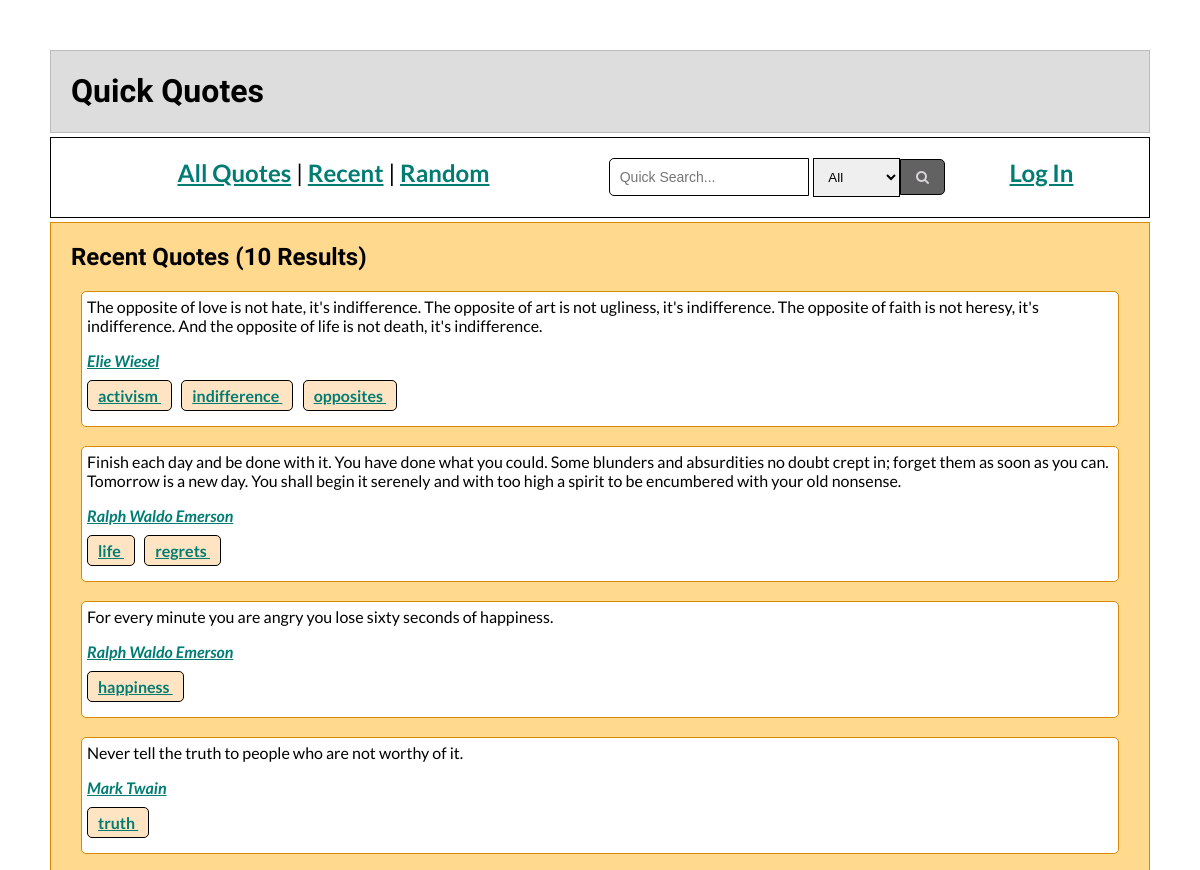
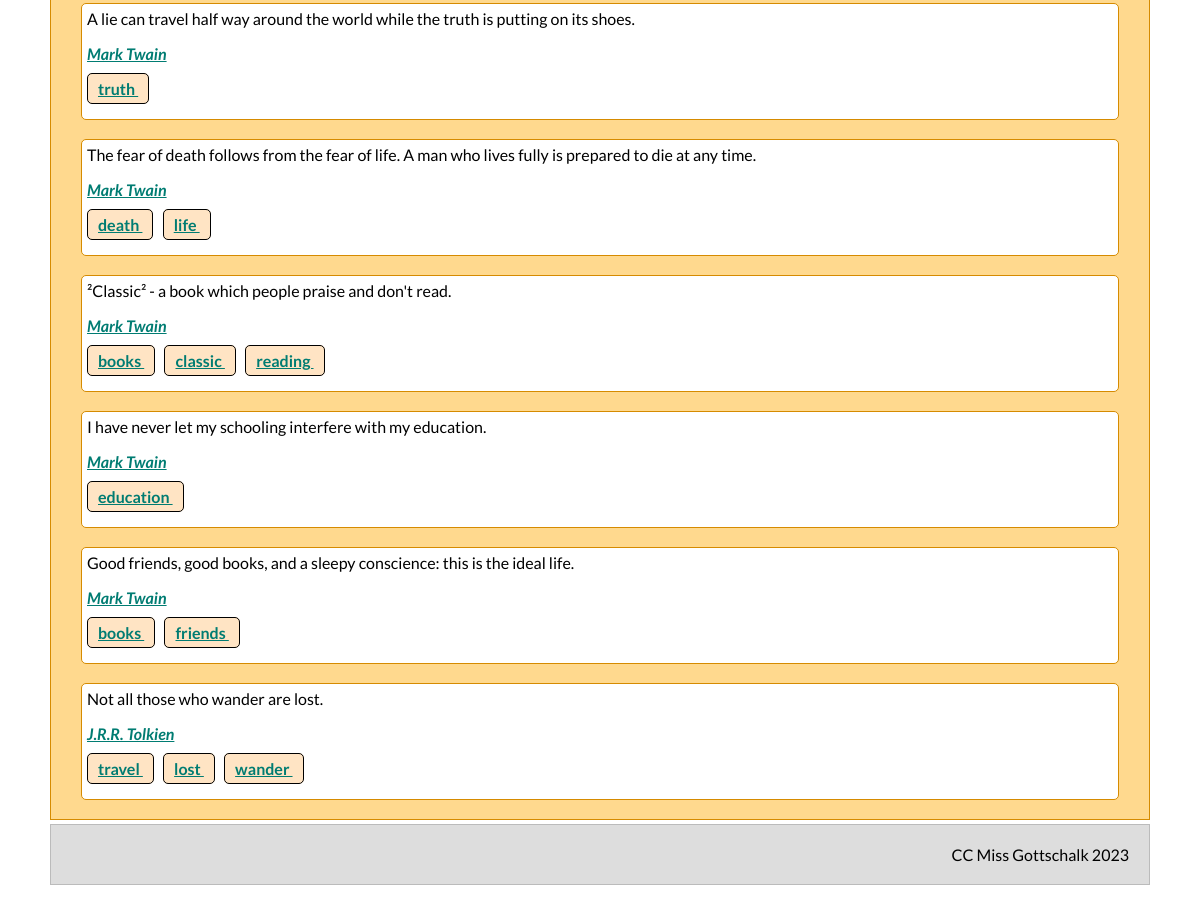
Page /index.php?page=all_results&search=recent on the earlier database version (2 pictures, top to bottom).
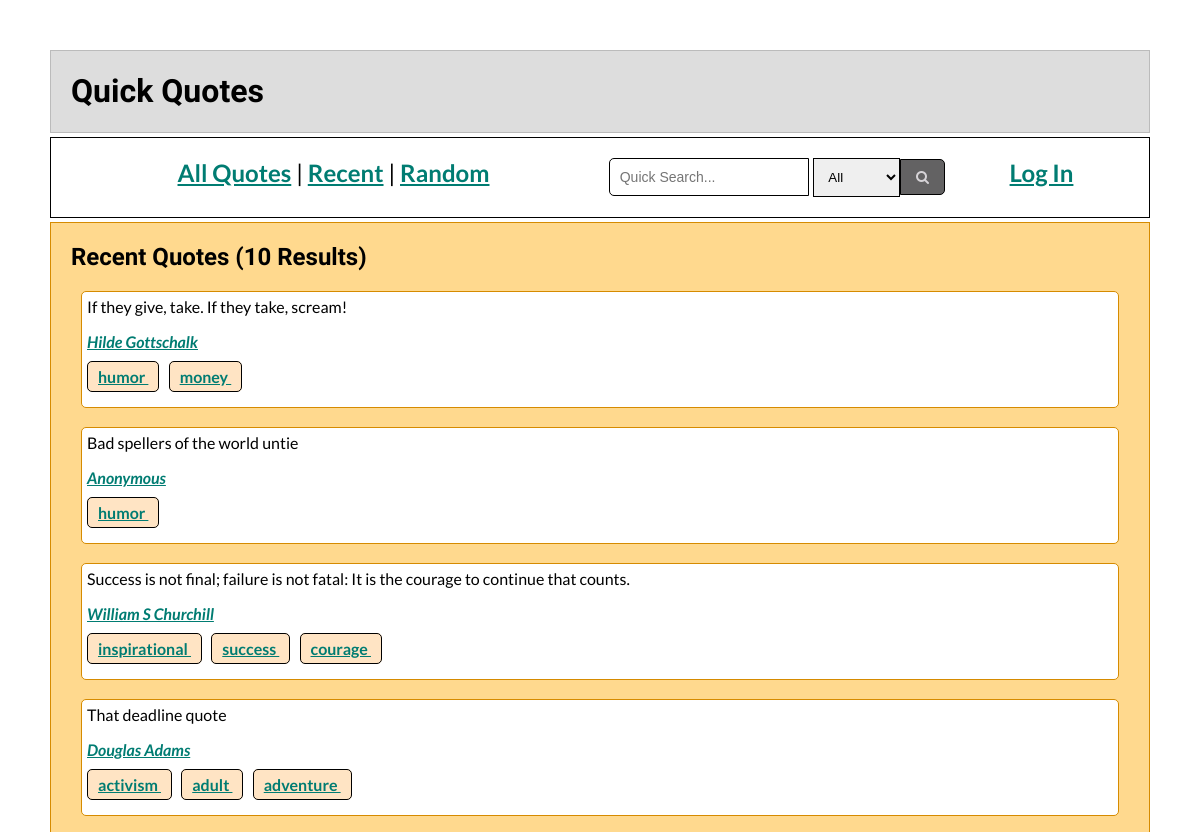
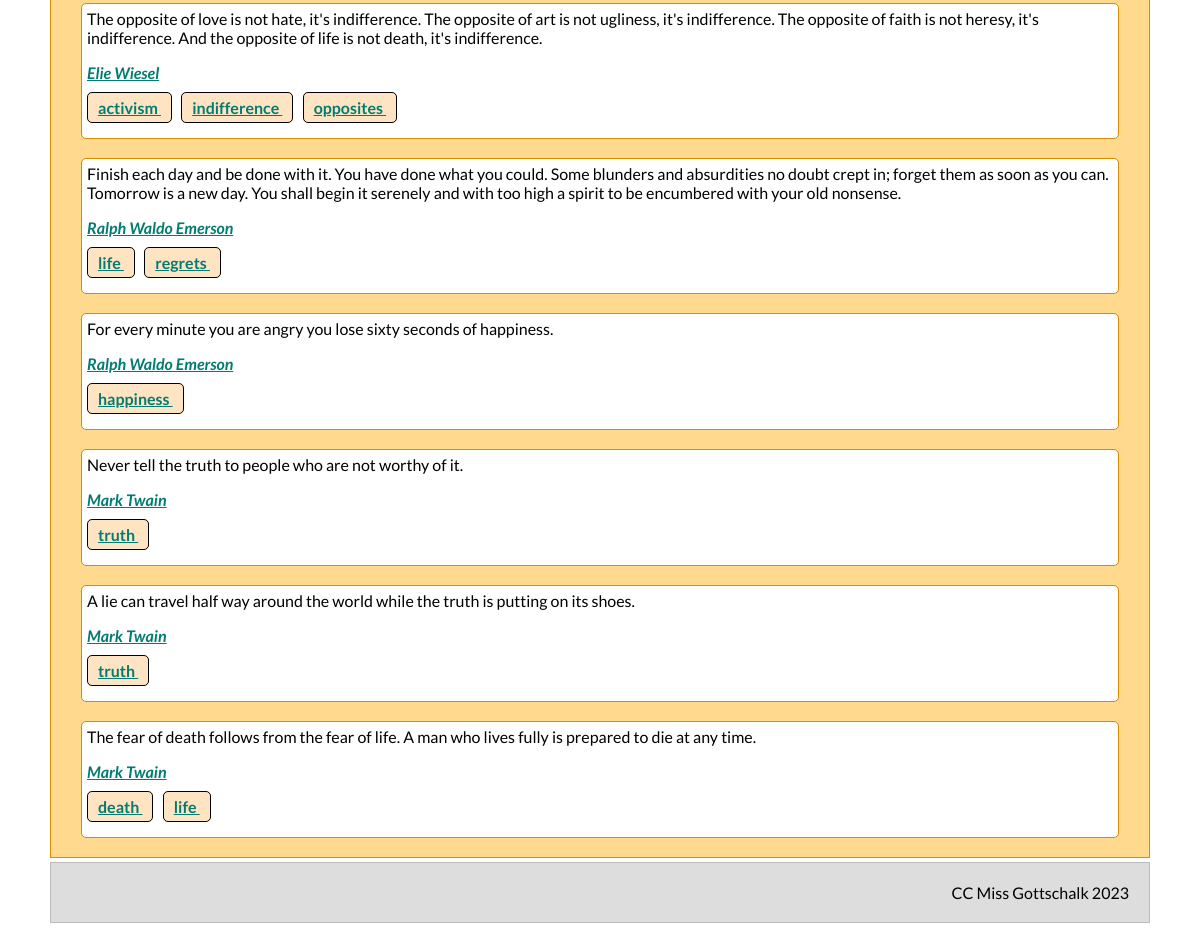
Same page on the later database version (2 pictures, top to bottom).
### tables this page shows
CREATE TABLE `quotes` (
  `ID` int(11) NOT NULL,
  `Author_ID` int(11) NOT NULL,
  `Quote` text NOT NULL,
  `Subject1_ID` int(11) NOT NULL,
  `Subject2_ID` int(11) NOT NULL,
  `Subject3_ID` int(11) NOT NULL
);

CREATE TABLE `all_subjects` (
  `Subject_ID` int(11) NOT NULL,
  `Subject` varchar(150) NOT NULL
);

### content/all_results.php (called while the page is built, shortened)
<?php
$search_type = clean_input($dbconnect, $_REQUEST['search']);
if ($search_type == "all") {
    $heading = "All Quotes";
    $sql_conditions = "";
}
elseif ($search_type == "recent") {
    $heading = "Recent Quotes";
    $sql_conditions = "ORDER BY q.ID DESC LIMIT 10";
}
elseif ($search_type == "random") {
    $heading = "Random Quotes";
    $sql_conditions = "ORDER BY RAND() LIMIT 10";
}
elseif ($search_type=="author") {
    $author_ID = $_REQUEST['Author_ID'];
    $heading = "";
    $heading_type = "author";
    $sql_conditions = "WHERE q.Author_ID = $author_ID";
}
else {
    $heading = "No results test";
    $sql_conditions = "WHERE q.ID = 1000";
}
include ("results.php");
?>

### functions.php (called while the page is built, shortened)
<?php
function clean_input($dbconnect, $data) {
	$data = trim($data);
	$data = htmlspecialchars($data);
	$data = mysqli_real_escape_string($dbconnect, $data);
	return $data;
}
function get_data($dbconnect, $more_condition=null) {
$find_sql = "SELECT
q.*,
a.*,
CONCAT(a.First, ' ', a.Middle, ' ', a.Last) AS Full_Name,
s1.Subject AS Subject1,
s2.Subject AS Subject2,
s3.Subject AS Subject3
FROM
quotes q
JOIN author a ON a.Author_ID = q.Author_ID
JOIN all_subjects s1 ON q.Subject1_ID = s1.Subject_ID
JOIN all_subjects s2 ON q.Subject2_ID = s2.Subject_ID
JOIN all_subjects s3 ON q.Subject3_ID = s3.Subject_ID
";
if($more_condition != null) {
    $find_sql .= $more_condition;
}
$find_query = mysqli_query($dbconnect, $find_sql);
$find_count = mysqli_num_rows($find_query);
return $find_query_count = array($find_query, $find_count);
}
?>

### content/results.php (the view, shortened to what this page needs)
<?php
$all_results = get_data($dbconnect, $sql_conditions);
$find_query = $all_results[0];
$find_count = $all_results[1];
if($find_count == 1) {
    $result_s = "Result";
}
else {
    $result_s = "Results";
}
if($find_count > 0) {
if($heading != "") {
    $heading = "<h2>$heading ($find_count $result_s)</h2>";
}
elseif ($heading_type=="author") {
    $author_rs = get_item_name($dbconnect, 'author', 'Author_ID', $author_ID);
    $author_name = $author_rs['First']." ".$author_rs['Middle']." ". $author_rs['Last'];
    $heading = "<h2>$author_name Quotes ($find_count $result_s)</h2>";
}
elseif ($heading_type=="subject") {
    $subject_name = ucwords($subject_name);
    $heading = "<h2>$subject_name Quotes ($find_count $result_s)</h2>";
}
echo $heading;
while($find_rs = mysqli_fetch_assoc($find_query)) {
    $quote = $find_rs['Quote'];
    $author_full = $find_rs['Full_Name'];
    $author_ID = $find_rs['Author_ID'];
    $subject_1 = $find_rs['Subject1'];
    $subject_2 = $find_rs['Subject2'];
    $subject_3 = $find_rs['Subject3'];
    $all_subjects = array($subject_1, $subject_2, $subject_3);
    ?>
    <div class="results">
        <?php echo $quote; ?>
        <p><i>
            <a href="index.php?page=all_results&search=author&Author_ID=<?php echo $author_ID; ?>">
                <?php echo $author_full; ?>
            </a>
        </i></p>
        <p>
        <?php
        foreach ($all_subjects as $subject) {
            if ($subject != "n/a") {
                ?>
                <span class="tag">
                <a href="index.php?page=all_results&search=subject&subject_name=<?php echo $subject; ?>">
                        <?php echo $subject;?>
                    </a>
                </span>
                <?php
            }
        }
            ?>
        </p>
    </div>
    <br />
    <?php
}
}
?>

### index.php (shortened to what this page needs)
<!DOCTYPE HTML>
<?php
    include("functions.php");
?>
<html lang="en">
<?php include("content/head.php"); ?>
<body>
    <div class="wrapper">
    <?php include("content/banner_navigation.php"); ?>
        <div class="box main">
            <?php
            if(!isset($_REQUEST['page'])) {
                include("content/home.php");
            }
            else {
                $page = preg_replace('/[^0-9a-zA-Z]-/', '', $_REQUEST['page']);
                include("content/$page.php");
            }
            ?>
        </div>
    <?php include("content/footer.php"); ?>
    </div>
</body>

### content/head.php (shortened to what this page needs)
<head>
    <link rel="stylesheet" href="theme/auto_complete.css">
    <link rel="stylesheet" href="theme/l3_data_style.css">
        <link rel="stylesheet" href="theme/font-awesome.min.css">
</head>

### content/banner_navigation.php (shortened to what this page needs)
<div class="box banner">
<h1>Quick Quotes</h1>
</div>
<div class="box nav">
<div class="linkwrapper">
    <div class="commonsearches">
        <a href="index.php?page=all_results&search=all">All Quotes</a> |
        <a href="index.php?page=all_results&search=recent">Recent</a> |
        <a href="index.php?page=all_results&search=random">Random</a>
    </div>
    <div class="topsearch">
        <form method="post" action="index.php?page=quick_search" enctype="multipart/form-data">
            <input class="search quicksearch" type="text" name="quick_search" value="" required placeholder="Quick Search..." />
            <select class="quick-choose" name="search_type">
                <option value="all" selected>All</option>
            </select>
            <input class="submit" type="submit" name="find_quick" value="&#xf002;" />
        </form>
    </div>
    <div class="topadmin">
    <?php
        if(isset($_SESSION['admin'])) {
            ?>
            <a href="index.php?page=../admin/addquote">Add Quote</a>
            &nbsp; &nbsp;
            <a href="index.php?page=../admin/logout">Log Out</a>
            <?php
        }
    else {
        ?>
            <a href="index.php?page=../admin/login">Log In</a>
        <?php
    }
    ?>
    </div>
</div>
</div>

### content/footer.php
<div class="box footer">
CC Miss Gottschalk 2023
</div>

### theme/l3_data_style.css (style rules this page uses)
body { margin: auto; padding: 50px; color: #000; font-family: 'Lato', sans-serif; }
.box { padding-left: 20px; padding-right: 20px; }
.wrapper { display: grid; grid-template-columns: auto; grid-template-rows: auto; grid-template-areas: "banner" "nav" "main" "footer"; grid-gap: 4px; }
.banner { grid-area: banner; }
.nav { grid-area: nav; font-size: 150%; background-color: #fff; padding: 20px; vertical-align: middle; border: solid 1px; }
.main { grid-area: main; background-color: #ffd98e; border: solid 1px #d68b00; }
.footer { grid-area: footer; text-align: right; padding: 20px; }
.linkwrapper { display: grid; grid-template-columns: 3fr 2fr 1fr; grid-template-areas: "commonsearches topsearch topadmin"; grid-gap: 4px; }
.commonsearches { grid-area: commonsearches; text-align: center; }
.topsearch { grid-area: topsearch; text-align: right; }
.topadmin { grid-area: topadmin; text-align: center; }
.banner, .footer { background-color: #ddd; border: solid 1px #bbb; }
a { font-weight: bold; }
a:link { color: #007c72; }
h1, h2, h3, h4 { font-family: 'Ubuntu', sans-serif; }
.results { background-color: #fff; border: 1px solid #d68b00; border-radius: 5px; padding: 5px; margin-left: 10px; margin-right: 10px; }
.tag { background-color: bisque; padding: 5px; padding-left: 10px; padding-right: 10px; border: solid 1px #000; border-radius: 5px; }
form { width: 100%; }
.search { background:#fff; width: 200px; }
.submit { font-family: FontAwesome, 'Helvetica Neue', Helvetica, Arial, sans-serif; position:relative; width: 45px; font-size: 14px; left:-5px; background-color: #636263; color:#d6d3d7; border: 1px solid #000; border-radius: 0 5px 5px 0; display: inline-block; padding: 10px; }
input, textarea { font-size: 14px; padding: 10px; display: inline-block; border: 1px solid #000; box-sizing: border-box; width: 100%; }
.quicksearch { border-radius: 5px 0 0 5px; display: inline-block; }
.quick-choose { padding: 10px; border: solid 1px #000; }

Differences in the rows shown:
no longer on this page (row unchanged): quotes: Quote "²Classic² - a book which people praise and don't read.", author_full "Mark Twain", all_subjects.Subject "books", all_subjects.Subject "classic", all_subjects.Subject "reading", shown under "Recent Quotes (10 Results)"
no longer on this page (row unchanged): quotes: Quote "I have never let my schooling interfere with my education.", author_full "Mark Twain", all_subjects.Subject "education"
no longer on this page (row unchanged): quotes: Quote "Good friends, good books, and a sleepy conscience: this is the ideal life.", author_full "Mark Twain", all_subjects.Subject "books", all_subjects.Subject "friends", shown under "Recent Quotes (10 Results)"
no longer on this page (row unchanged): quotes: Quote "Not all those who wander are lost.", author_full "J.R.R. Tolkien", all_subjects.Subject "travel", all_subjects.Subject "lost", all_subjects.Subject "wander", shown under "Recent Quotes (10 Results)"
added quotes: Quote "If they give, take. If they take, scream!", author_full "Hilde Gottschalk", all_subjects.Subject "humor", all_subjects.Subject "money", shown under "Recent Quotes (10 Results)"
added quotes: Quote "Bad spellers of the world untie", author_full "Anonymous", subject "humor", shown under "Recent Quotes (10 Results)"
added quotes: Quote "Success is not final; failure is not fatal: It is the courage to continue that counts.", author_full "William S Churchill", all_subjects.Subject "inspirational", all_subjects.Subject "success", all_subjects.Subject "courage", shown under "Recent Quotes (10 Results)"
added quotes: Quote "That deadline quote", author_full "Douglas Adams", all_subjects.Subject "activism", all_subjects.Subject "adult", all_subjects.Subject "adventure", shown under "Recent Quotes (10 Results)"
